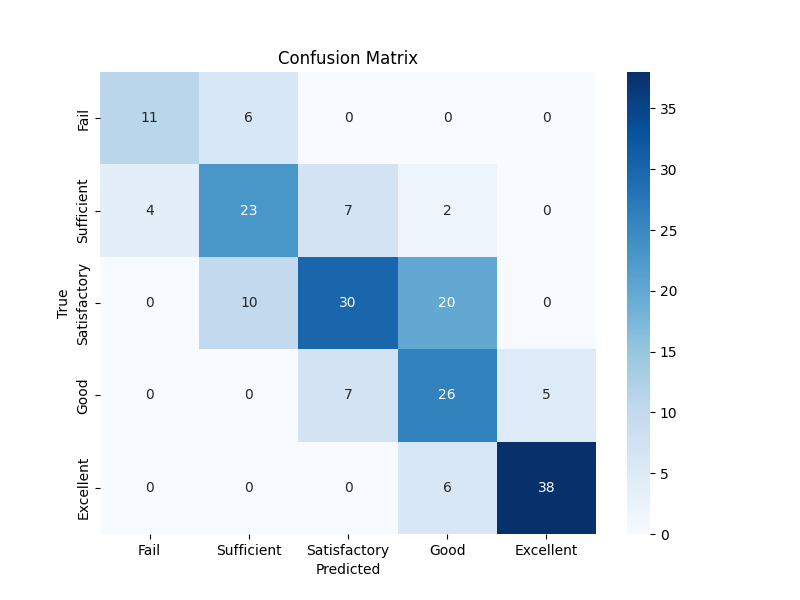

Source code (Python):
# Import necessary libraries
import pandas as pd
import numpy as np
from sklearn.model_selection import train_test_split, GridSearchCV
from sklearn.preprocessing import StandardScaler, OneHotEncoder
from sklearn.svm import SVC  # Support Vector Classification for classification task
from sklearn.metrics import classification_report, accuracy_score
import matplotlib.pyplot as plt

# Load the data
data = pd.read_csv('student-por.csv', sep=';')

# Create a 5-level classification target based on G3
bins = [0, 9, 11, 13, 15, 20]  # Define the bin edges for the 5 classes
labels = ['Fail', 'Sufficient', 'Satisfactory', 'Good', 'Excellent']  # The corresponding labels
data['G3_class'] = pd.cut(data['G3'], bins=bins, labels=labels, right=False)

# Drop the original G3 column and create new features for classification
target_column = 'G3_class'
X = data.drop(columns=[target_column, 'G3'])  # Drop the target and the original G3 column
y = data[target_column]

# Preprocess the categorical columns
categorical_columns = X.select_dtypes(include=['object']).columns
encoder = OneHotEncoder(sparse_output=False)
encoded_features = encoder.fit_transform(X[categorical_columns])
encoded_df = pd.DataFrame(encoded_features, columns=encoder.get_feature_names_out(categorical_columns))

# Drop original categorical columns and concatenate the encoded ones
X = X.drop(columns=categorical_columns).reset_index(drop=True)
X = pd.concat([X, encoded_df], axis=1)

# Split the data into training and testing sets
X_train, X_test, y_train, y_test = train_test_split(X, y, test_size=0.3, random_state=42)

# Scale the features
scaler = StandardScaler()
X_train = scaler.fit_transform(X_train)
X_test = scaler.transform(X_test)

# Grid Search to find the best hyperparameters for the SVM model
param_grid = {
    'C': [0.1, 1, 10, 100, 1000],
    'gamma': [0.001, 0.01, 0.1, 1, 10],
    'kernel': [ 'rbf', 'poly']  # Trying different kernels
}

svm_model = SVC()
grid_search = GridSearchCV(estimator=svm_model, param_grid=param_grid, cv=5, scoring='accuracy', verbose=2)
grid_search.fit(X_train, y_train)

# Train the best SVM model
best_params = grid_search.best_params_
print(f"Best Parameters: {best_params}")
best_svm_model = SVC(C=best_params['C'], gamma=best_params['gamma'], kernel=best_params['kernel'])
best_svm_model.fit(X_train, y_train)

# Evaluate the model
y_pred = best_svm_model.predict(X_test)

# Print the classification report and accuracy
print("Classification Report:")
print(classification_report(y_test, y_pred))
print(f"Accuracy: {accuracy_score(y_test, y_pred):.2f}")

# Plot confusion matrix (optional)
from sklearn.metrics import confusion_matrix
import seaborn as sns

conf_matrix = confusion_matrix(y_test, y_pred, labels=labels)
plt.figure(figsize=(8, 6))
sns.heatmap(conf_matrix, annot=True, fmt='d', cmap='Blues', xticklabels=labels, yticklabels=labels)
plt.xlabel('Predicted')
plt.ylabel('True')
plt.title('Confusion Matrix')
plt.show()
